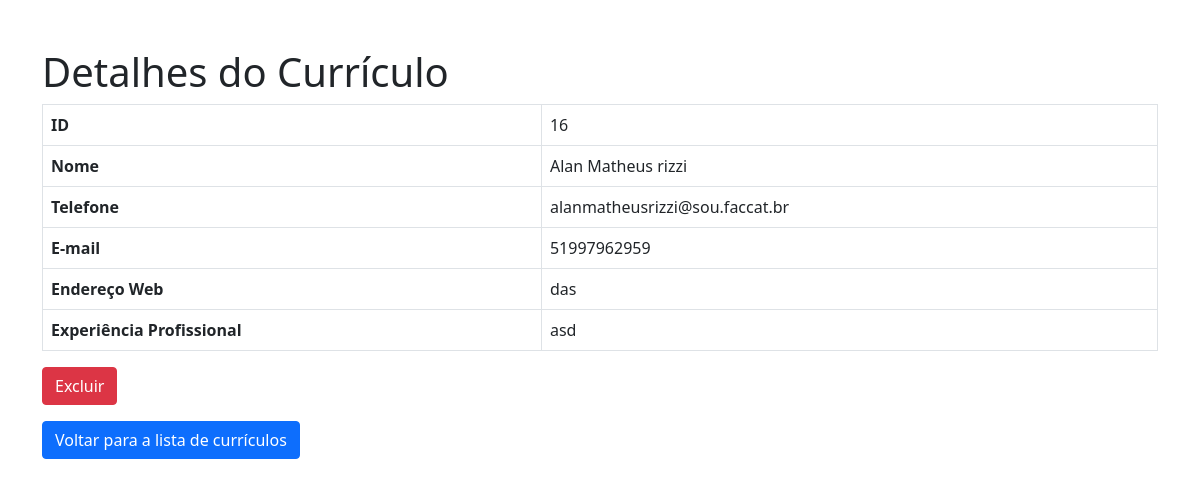
Page /curriculo/16 on the committed database.
### tables this page shows
CREATE TABLE "curriculos" (
	"id"	INTEGER,
	"nome"	TEXT NOT NULL,
	"email"	TEXT NOT NULL,
	"telefone"	TEXT NOT NULL,
	"endereco_web"	TEXT,
	"experiencia_profissional"	TEXT NOT NULL, titulo TEXT,
	PRIMARY KEY("id" AUTOINCREMENT)
);

### app.py (the view)
@app.route('/curriculo/<int:curriculo_id>')
def detalhes_curriculo(curriculo_id):
    conn = get_db()
    cursor = conn.cursor()
    cursor.execute('SELECT * FROM curriculos WHERE id = ?', (curriculo_id,))
    curriculo = cursor.fetchone()
    conn.close()
    form = CSRFForm()  # Criação do formulário CSRF
    return render_template('detalhes_curriculo.html', curriculo=curriculo, form=form)

### app.py (called while the page is built)
def get_db():
    conn = sqlite3.connect(DATABASE)
    conn.row_factory = sqlite3.Row  # Para acessar as colunas como dicionários
    return conn

### templates/detalhes_curriculo.html (shortened to what this page needs)
<!DOCTYPE html>
<html lang="en">
<head>
    <link rel= "stylesheet" href= "https://cdn.jsdelivr.net/npm/bootstrap@5.1.3/dist/css/bootstrap.min.css" ></head>
<body>
    <div class="container mt-5">
        <h1>Detalhes do Currículo</h1>
        <table class="table table-bordered">
            <tr>
                <th>ID</th>
                <td>{{ curriculo[0] }}</td>
            </tr>
            <tr>
                <th>Nome</th>
                <td>{{ curriculo[1] }}</td>
            </tr>
            <tr>
                <th>Telefone</th>
                <td>{{ curriculo[2] }}</td>
            </tr>
            <tr>
                <th>E-mail</th>
                <td>{{ curriculo[3] }}</td>
            </tr>
            <tr>
                <th>Endereço Web</th>
                <td>{{ curriculo[4] }}</td>
            </tr>
            <tr>
                <th>Experiência Profissional</th>
                <td>{{ curriculo[5] }}</td>
            </tr>
        </table>
        <form action="{{ url_for('excluir_curriculo', curriculo_id=curriculo[0]) }}" method="POST">
            <button type="submit" class="btn btn-danger">Excluir</button>
        </form>
        <a href="{{ url_for('listar_curriculos') }}" class="btn btn-primary mt-3">Voltar para a lista de currículos</a>
    </div>
</body>
</html>

### rows in the picture
curriculos: id "16", nome "Alan Matheus rizzi", email "alanmatheusrizzi@sou.faccat.br", telefone "51997962959", endereco_web "das", experiencia_profissional "asd"
